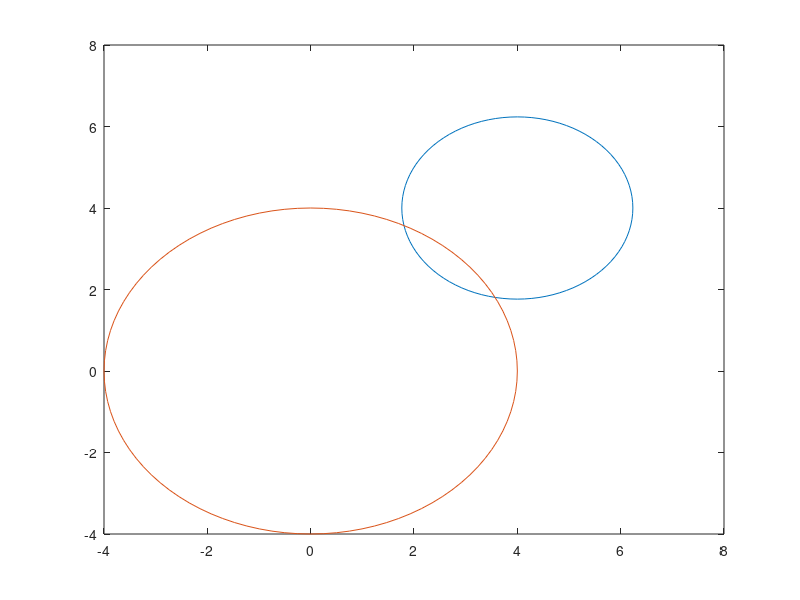

Write the MATLAB code that produced this figure.
1;
%Anthony Reynaldi - C14200078
%Jeremy Dionn     - C14200206
%Wendy Santoso    - C14200036

%persamaan dasar lingkaran
% x^2 + y^2 = r^2

%persamaan 1
%persamaan: (x - 4)^2 + (y - 4)^2 = 5
r1 = sqrt(5);
x1 = 4;
y1 = 4;
th1 = 0:pi/50:2*pi;
xunit1 = r1 * cos(th1) + x1;
yunit1 = r1 * sin(th1) + y1;
plot(xunit1, yunit1);

hold on

%persamaan 2
%persamaan: x^2 + y^2 = 16
r2 = sqrt(16);
x2 = 0;
y2 = 0;
th2 = 0:pi/50:2*pi;
xunit2 = r2 * cos(th2) + x2;
yunit2 = r2 * sin(th2) + y2;
plot(xunit2, yunit2);

hold off